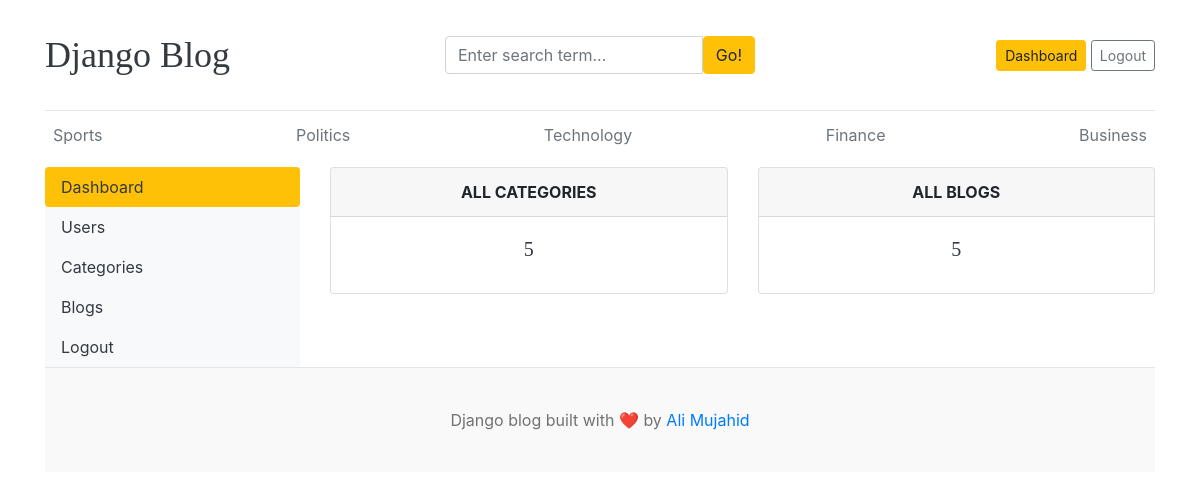
The page /dashboard/ (signed in) on the database its author committed.
### blogs/models.py (models this page shows)
class Categories(models.Model):
    category_name = models.CharField(max_length=50, unique=True)
    created_timestamp = models.DateTimeField(auto_now_add=True)
    updated_timestamp = models.DateTimeField(auto_now=True)
    class Meta:
        verbose_name_plural = 'Categories'
    def __str__(self):
        return self.category_name

### dashboards/views.py (the view)
# urls.py: path("dashboard/", include("dashboards.urls")),
@login_required(login_url="login")
def dashboard(request):
    template = loader.get_template("dashboard.html")
    category_count = Categories.objects.all().count()
    blogs_count = Blog.objects.all().count()
    context = {
        'category_count' : category_count,
        'blogs_count' : blogs_count
    }
    return HttpResponse(template.render(context, request))

### blogs/context_processors.py (called while the page is built)
def get_Categories(request):
    categories = Categories.objects.all()
    return dict(categories=categories)

def get_About(request):
    try:
        about = About.objects.get()
    except:
        about = None
    return dict(about=about)

### dashboards/templates/dashboard.html
{% extends 'base.html' %}
{% block content %}
<div class="row">
    {% include 'sidebar.html' %}
    <div class="col-md-9">
        <div class="row">
            <div class="col">
                <div class="card border-default mb-3 ">
                    <div class="card-header text-center text-uppercase font-weight-bold">All Categories</div>
                    <div class="card-body text-dark">
                        <h5 class="card-title text-center">{{ category_count }}</h5>
                    </div>
                </div>
            </div>
            <div class="col">
                <div class="card border-default mb-3 ">
                    <div class="card-header text-center text-uppercase font-weight-bold">All Blogs</div>
                    <div class="card-body text-dark">
                        <h5 class="card-title text-center">{{ blogs_count }}</h5>
                    </div>
                </div>
            </div>
        </div>
    </div>
</div>
{% endblock %}

### home/templates/base.html (shortened to what this page needs)
{% load static %}
<!DOCTYPE html>
<html lang="en">
<head>
    <link href="https://getbootstrap.com/docs/4.0/dist/css/bootstrap.min.css" rel="stylesheet">
    <link href="{% static 'css/blog.css' %}" rel="stylesheet">
    <link
      rel="stylesheet"
      href="https://cdn-uicons.flaticon.com/uicons-regular-rounded/css/uicons-regular-rounded.css">
  </head>
<body>
    <div class="container">
      <header class="blog-header py-3">
        <div class="row flex-nowrap justify-content-between align-items-center">
          <div class="col-4">
            <a class="blog-header-logo text-dark" href="/">Django Blog</a>
          </div>
          <div class="col-4">
            <form action="{% url 'search' %}">
                <div class="card-body">
                    <div class="input-group">
                        <input class="form-control" type="text" name="keyword" placeholder="Enter search term..." aria-label="Enter search term..." aria-describedby="button-search" />
                        <button class="btn btn-warning" id="button-search" type="submit">Go!</button>
                    </div>
                </div>
            </form>
          </div>
          <div class="col-4 d-flex justify-content-end align-items-center">
            {% if not user.is_authenticated %}
            <a class="btn btn-sm btn-warning" href="{% url 'login' %}">Login</a> &nbsp;
            <a class="btn btn-sm btn-outline-secondary" href="{% url 'register' %}">Register</a>
            {% else %}
            <a class="btn btn-sm btn-warning" href="{% url 'dashboard' %}">Dashboard</a> &nbsp;
            <a class="btn btn-sm btn-outline-secondary" href="{% url 'logout' %}">Logout</a>
            {% endif %}
          </div>
        </div>
      </header>
      <div class="nav-scroller py-1 mb-2">
        <nav class="nav d-flex justify-content-between">
          {% for category in categories %}
          <a class="p-2 text-muted" href="/category/{{ category|lower }}/">{{ category }}</a>
          {% endfor %}
        </nav>
      </div>
  {% block content %}
  {% endblock %}
<footer class="blog-footer">
  <p>Django blog built with ❤️ by <a href="#">Ali Mujahid</a></p>
</footer>
</body>
</html>

### home/static/css/blog.css (style rules this page uses)
.blog-header { border-bottom: 1px solid #e5e5e5; }
.blog-header-logo { font-family: "Playfair Display", Georgia, "Times New Roman", serif; font-size: 2.25rem; }
h1, h2, h3, h4, h5, h6 { font-family: "Playfair Display", Georgia, "Times New Roman", serif; }
.blog-footer { padding: 2.5rem 0; color: #727272; text-align: center; background-color: #f9f9f9; border-top: .05rem solid #e5e5e5; }
.blog-footer p:last-child { margin-bottom: 0; }

### rows shown on the page
Categories: category_name "Sports"
Categories: category_name "Politics"
Categories: category_name "Technology"
Categories: category_name "Finance"
Categories: category_name "Business"

### other values the page prints
{{ category_count }} "5"
{{ blogs_count }} "5"
